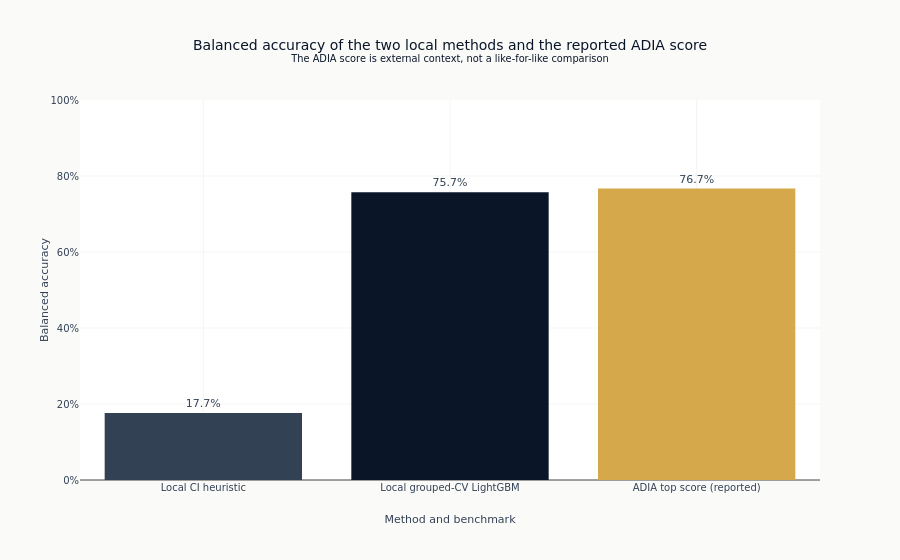

This figure's notebook cell:
### Markdown cell above
### Method Comparison

The first two bars share this notebook's simplified simulator. The third is the score the
challenge's top entry reported on the official data, external context rather than a
like-for-like ranking.

### Code cell
method_names = [
    "Local CI heuristic",
    "Local grouped-CV LightGBM",
    "ADIA top score (reported)",
]
method_scores = [baseline_accuracy, oof_accuracy, 0.7670]
method_colors = [COLORS["neutral"], COLORS["blue"], COLORS["amber"]]

fig = go.Figure(
    go.Bar(
        x=method_names,
        y=method_scores,
        marker_color=method_colors,
        text=[f"{score:.1%}" for score in method_scores],
        textposition="outside",
    )
)
fig.update_layout(
    title=(
        "Balanced accuracy of the two local methods and the reported ADIA score"
        "<br><sup>The ADIA score is external context, not a like-for-like comparison</sup>"
    ),
    xaxis_title="Method and benchmark",
    yaxis_title="Balanced accuracy",
    yaxis=dict(range=[0, 1], tickformat=".0%"),
    showlegend=False,
)
show_plotly_with_alt(
    fig,
    "Bar chart of three balanced-accuracy scores with the value printed above each bar: the "
    "local conditional-independence heuristic, the local grouped-cross-validation LightGBM "
    "model, and the top score reported in the ADIA challenge. The third bar is drawn in amber "
    "to mark that it comes from a different dataset, and a subtitle under the title repeats "
    "that it is not a like-for-like comparison.",
)

### Figure 1 — Plotly figure (JSON) as saved in the notebook; plotly's stock layout.template omitted (floating-point values rounded to 4 significant figures)
{"data": [{"marker": {"color": ["#334155", "#0a1628", "#D4A84B"]}, "text": ["17.7%", "75.7%", "76.7%"], "textposition": "outside", "type": "bar", "x": ["Local CI heuristic", "Local grouped-CV LightGBM", "ADIA top score (reported)"], "y": [0.1765, 0.757, 0.767]}], "layout": {"showlegend": false, "title": {"text": "Balanced accuracy of the two local methods and the reported ADIA score<br><sup>The ADIA score is external context, not a like-for-like comparison</sup>"}, "xaxis": {"title": {"text": "Method and benchmark"}}, "yaxis": {"range": [0, 1], "tickformat": ".0%", "title": {"text": "Balanced accuracy"}}}}
